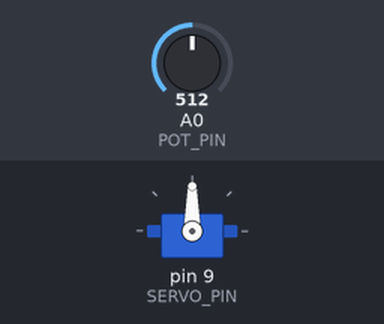
This sketch was run on a simulated Arduino Uno, built with avr-gcc and run on an emulated ATmega328P. Parts: servo. The test bench sets the inputs (shaded band); at power-on: A0 (POT_PIN) = 512.

Above: at 1.2 s.
1.3 s: A0 (POT_PIN) set to 716
At 2.2 s:
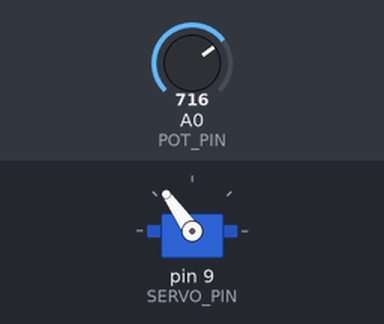
2.8 s: A0 (POT_PIN) set to 900
At 3.4 s:
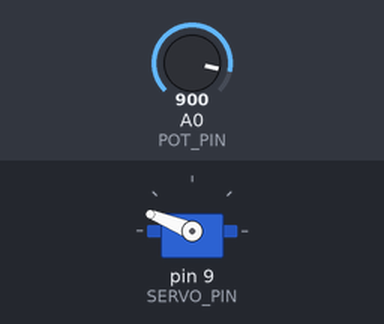
4.3 s: A0 (POT_PIN) set to 1023
At 5.5 s:
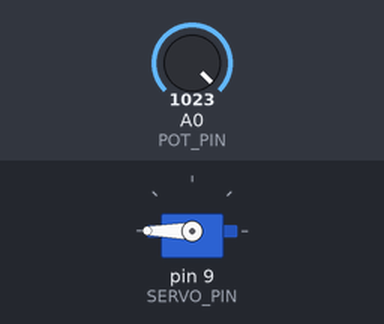
5.8 s: A0 (POT_PIN) set to 306
At 6.9 s:
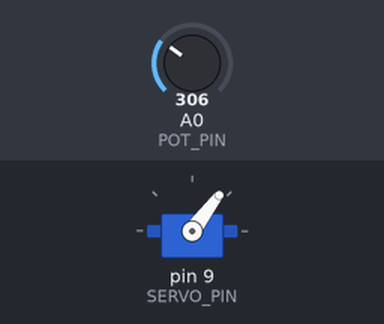
7.3 s: A0 (POT_PIN) set to 122
At 8.0 s:
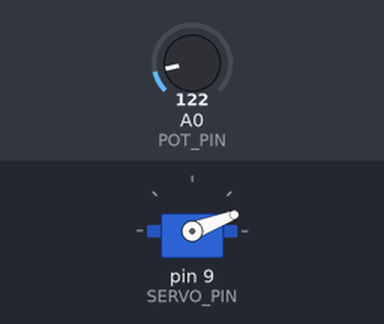
Timing chart, 0 to 9.8 s (numbered marks = the images above; inputs shaded):
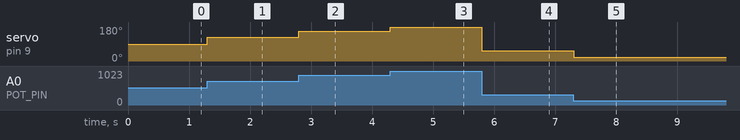

Measured:
- after the input at 1.3 s, servo on pin 9 (SERVO_PIN): 90° → 125° at once
- after the input at 2.8 s, servo on pin 9 (SERVO_PIN): 125° → 158° at once
- after the input at 4.3 s, servo on pin 9 (SERVO_PIN): 158° → 180° at once
- after the input at 5.8 s, servo on pin 9 (SERVO_PIN): 180° → 53° at once
- after the input at 7.3 s, servo on pin 9 (SERVO_PIN): 53° → 21° at once

The sketch:

Servo_basic.ino
```cpp
#include <Servo.h>


Servo myServo;
const int SERVO_PIN = 9;
const int POT_PIN = A0;
int state = 0;

void setup() {
  myServo.attach(SERVO_PIN);
  Serial.begin(9600);
}

void loop() {
  int val = analogRead(POT_PIN);
    int angle = map(val, 0, 1023, 0, 180);
    myServo.write(angle);
    delay(2);

}
```
